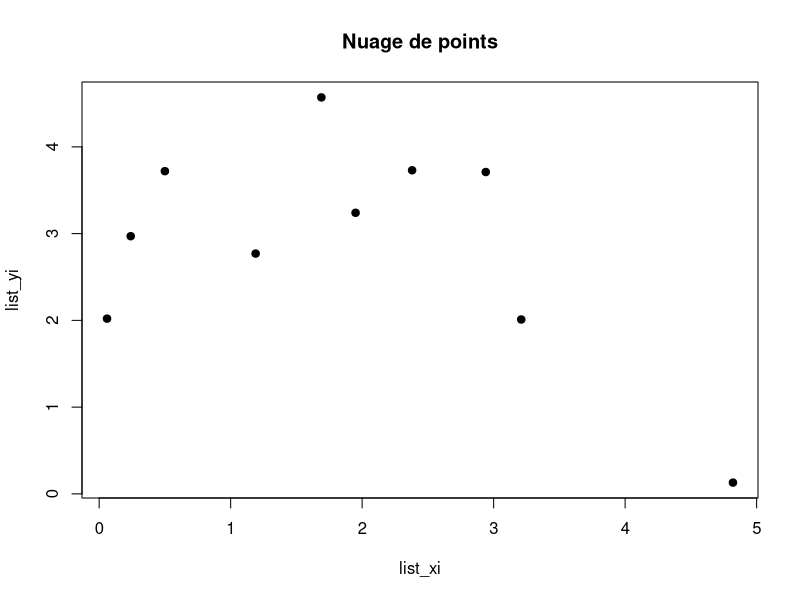
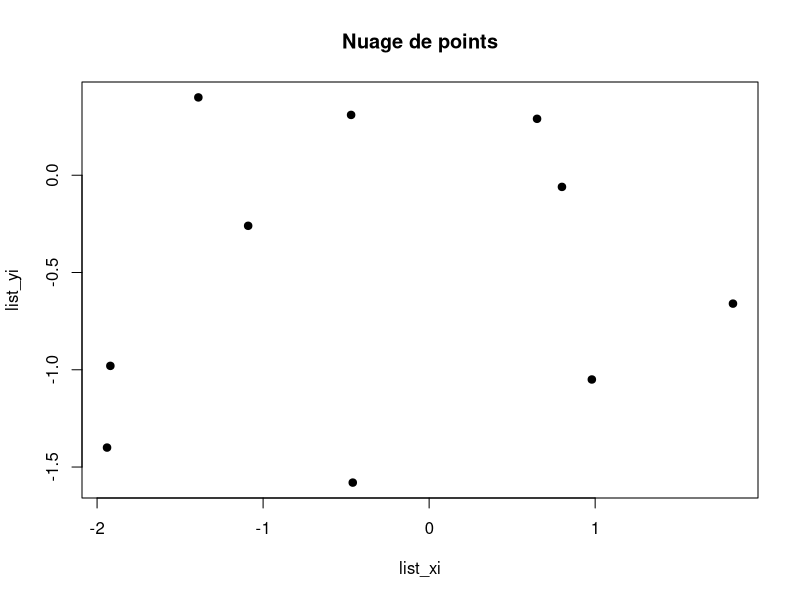
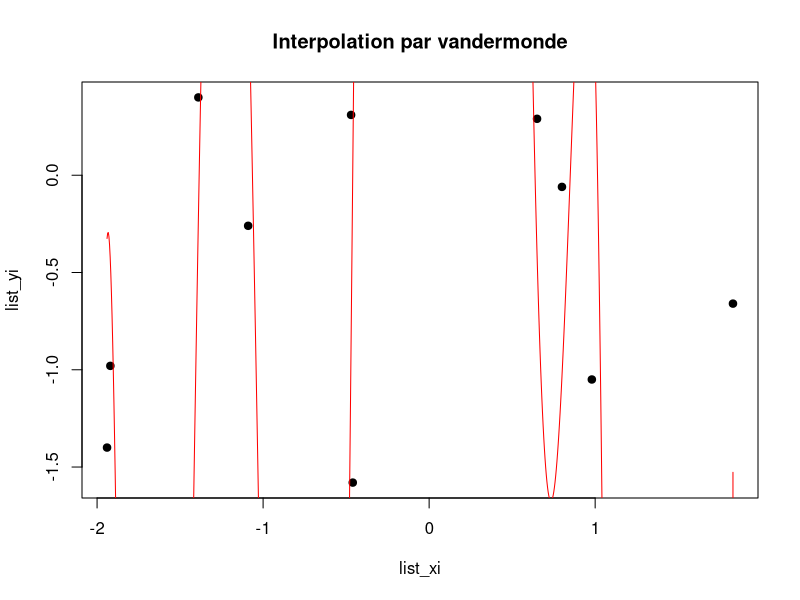
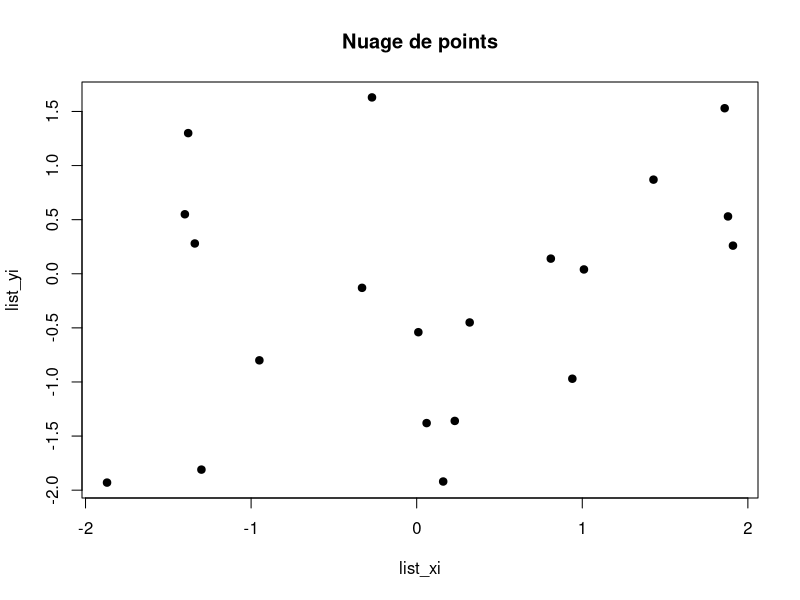

These figures' R source, in order: (Note: this script raises an error after producing the figures.)
##################################################
# PARTIE 1
generate_plot <- function(a, 
                          b, 
                          c, 
                          d, 
                          nb_points) {
  list_xi <- sort(
    round(
      runif(
        nb_points, 
        min=a, 
        max=b),
      2)
    )
  list_yi <- round(
    runif(nb_points, 
          min=c, 
          max=d), 
    2)
  
  plot(x=list_xi, y=list_yi, main="Nuage de points", pch=19)
  
  return(list(list_xi, list_yi))
}

create_delta <- function() {
  nb_points <- floor(as.numeric(readline(prompt="Enter a number of points: ")))
  a <- as.numeric(readline(prompt="Enter value 'a': "))
  b <- as.numeric(readline(prompt="Enter value 'b': "))
  c <- as.numeric(readline(prompt="Enter value 'c': "))
  d <- as.numeric(readline(prompt="Enter value 'd': "))
  
  list_of_xiyi <- generate_plot(a, b, c, d, nb_points)
  return(list_of_xiyi)
}

# Exemple
result <- generate_plot(a=0, 
                        b=5, 
                        c=0, 
                        d=5, 
                        nb_points=10)
##################################################



##################################################
# PARTIE 2
vandertruc_matrix <- function(x, n) {
  return(
    round(
      outer(x, 0:n, `^`)
      ,2)
    )
}

interpolation_polynomiale_vander <- function(list_xi, 
                                             list_yi, 
                                             degre) {
  V <- vandertruc_matrix(list_xi, degre)
  coefficients <- solve(V, list_yi)
  
  return(coefficients)
}

draw <- function(list_xi, 
                 list_yi,
                 coeffs) {
  degre <- length(coeffs) - 1
  xs <- seq(min(list_xi), max(list_xi), length.out=1000)
  ys <- sapply(xs, function(xi) sum(coeffs * xi^(0:degre)))
  
  plot(list_xi, list_yi, main=paste("Interpolation par vandermonde"), pch=19)
  lines(xs, ys, col="red")
}

do_p2 <- function(degre, 
                  a=-2, 
                  b=2, 
                  c=-2, 
                  d=2) {
  result <- generate_plot(a=a, b=b, c=c, d=d, nb_points=degre+1)
  list_xi <- result[[1]]
  list_yi <- result[[2]]
  coeffs <- interpolation_polynomiale_vander(list_xi, list_yi, degre)
  draw(list_xi, list_yi, coeffs)
}


do_p2(9)
do_p2(19)    # Impossible si les valeurs b et d sont trop grandes
# do_p2(29)    # Ne marche pas car trop de points trop proches ou les polynomes trop grands
##################################################



##################################################
# PARTIE 3
newton_coefficients <- function(list_xi, list_yi) {
  n <- length(list_xi)
  coeffs <- list_yi
  for (j in 2:n) {
    for (i in n:1) {
      if (i >= j) {
        coeffs[i] <- (coeffs[i] - coeffs[i-1]) / (list_xi[i] - list_xi[i - j+1])
      }
    }
  }
  return(round(coeffs,2))
}


interpolation_polynomiale_newton <- function(list_xi, 
                                             coeffs, 
                                             eval_points) {
  n <- length(coeffs)
  y_eval <- rep(coeffs[n], length(eval_points))
  for (k in (n-1):1) {
    y_eval <- y_eval * (eval_points - list_xi[k]) + coeffs[k]
  }
  return(round(y_eval,2))
}


draw_newton <- function(list_xi, 
                        list_yi, 
                        coeffs) {
  xs <- seq(min(list_xi), max(list_xi), length.out=1000)
  ys <- interpolation_polynomiale_newton(list_xi, coeffs, xs)
  
  plot(list_xi, list_yi, main="Interpolation par Newton", pch=19, xlab="x", ylab="y")
  lines(xs, ys, col="blue")
}


compare_interpolations <- function(degre, 
                                   a=-2, 
                                   b=2, 
                                   c=-2, 
                                   d=2) {
  result <- generate_plot(a=a, b=b, c=c, d=d, nb_points=degre+1)
  list_xi <- result[[1]]
  list_yi <- result[[2]]
  
  vandermonde_coeffs <- interpolation_polynomiale_vander(list_xi, list_yi, degre)
  draw(list_xi, list_yi, vandermonde_coeffs)
  
  newton_coeffs <- newton_coefficients(list_xi, list_yi)
  draw_newton(list_xi, list_yi, newton_coeffs)
}

compare_interpolations(9)
compare_interpolations(19)
# test du 29 sur Newton
result <- generate_plot(a=-2, b=2, c=-2, d=2, nb_points=29+1)
list_xi <- result[[1]]
list_yi <- result[[2]]
newton_coeffs <- newton_coefficients(list_xi, list_yi)
draw_newton(list_xi, list_yi, newton_coeffs)
# Newton bien meilleur, mais 29 toujours KO
##################################################



##################################################
# PARTIE 4




##################################################



##################################################
# PARTIE 5




